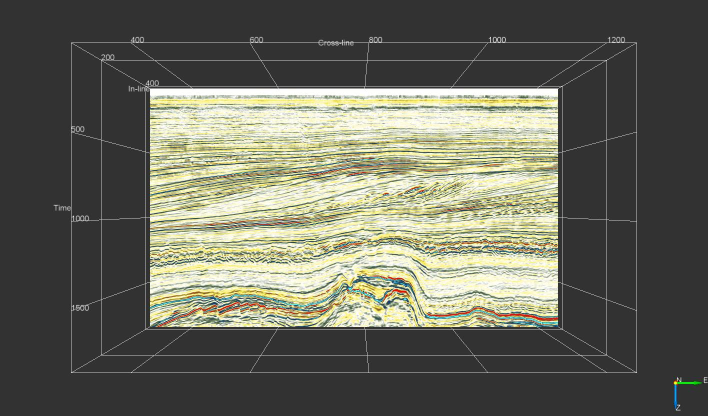
#> input picture OrgPorject_Seis.jpg, 1416 x 831 px, found by its file name (shown at 1/2 size)
$ python Test_Image_Comparison.py   (older library calls are emulated)
#> lines starting #> are read from the running program, lines starting #| are printed output that depends on the picture; after the words box and inside, x2 and y2 are one past the last pixel; in counts of white or black regions, pixels touching at a corner belong together; long printed decimals are rounded
#!/usr/bin/env python
# coding: utf-8

# In[35]:


import skimage
from skimage import io
from skimage import color
from skimage import data
from pylab import *
from skimage import draw
from skimage import exposure
from skimage.filters import threshold_local
from skimage import transform as tr
from skimage import measure

import cv2


# In[36]:


org_seis = cv2.imread('D:\\OfficeWork\\imagesforscript\\OrgPorject_Seis.jpg')
#> org_seis is the input picture: shape (831, 1416, 3); mean B, G, R 91.6, 103.8, 103.1
imp_seis = cv2.imread('D:\\OfficeWork\\imagesforscript\\Imported_Seis.jpg')
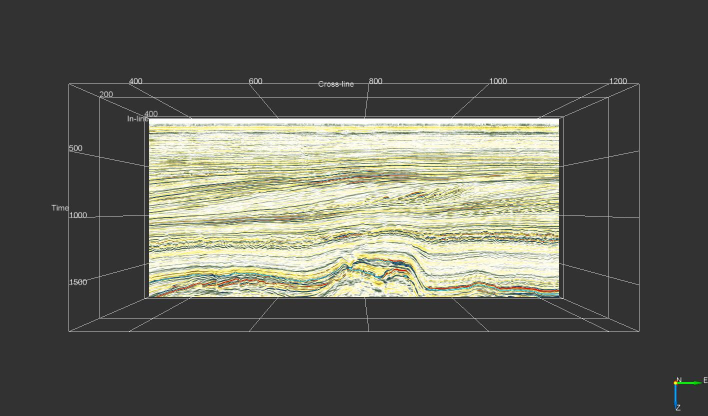
#> input picture Imported_Seis.jpg, 1416 x 831 px, found by its file name (shown at 1/2 size)
#> imp_seis is the input picture: shape (831, 1416, 3); mean B, G, R 83.6, 92.3, 91.8

#TestCases
personal_seis = cv2.imread('D:\\OfficeWork\\imagesforscript\\FromPersonalLaptop.jpg')
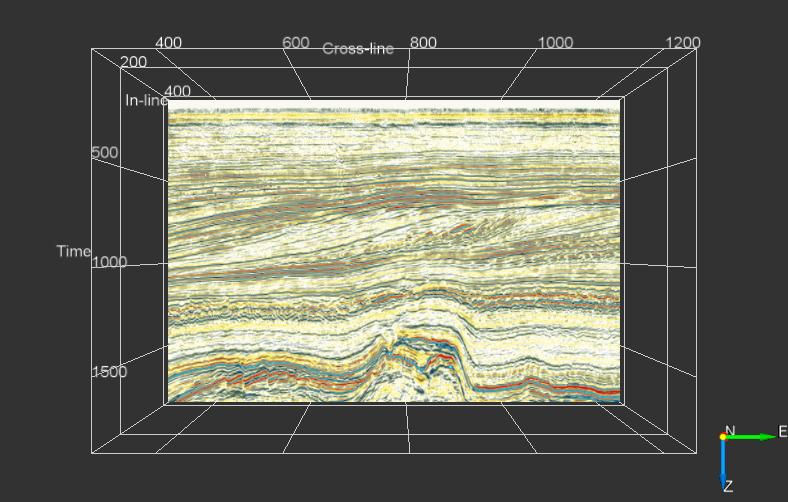
#> input picture FromPersonalLaptop.jpg, 788 x 502 px, found by its file name
#> personal_seis is the input picture: shape (502, 788, 3); mean B, G, R 93.3, 105.8, 105.3
inl500_seis = cv2.imread('D:\\OfficeWork\\imagesforscript\\inl500.jpg')
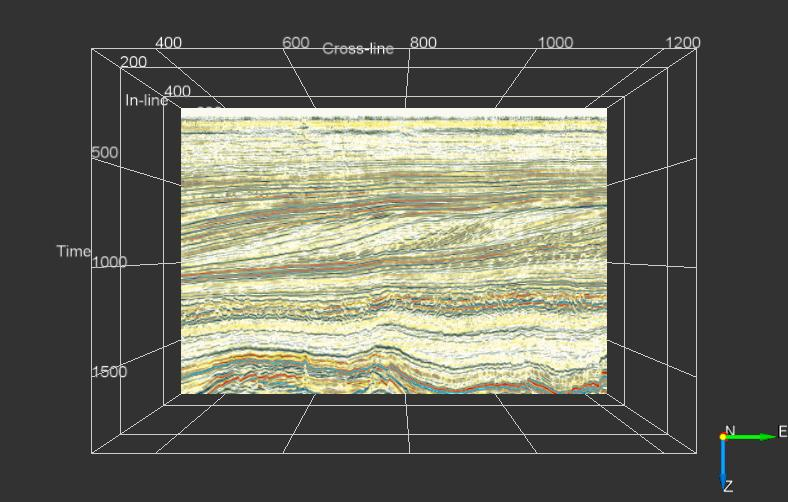
#> input picture inl500.jpg, 788 x 502 px, found by its file name
#> inl500_seis is the input picture: shape (502, 788, 3); mean B, G, R 89.5, 100.6, 100
OriginalSeismic_TestCase_seis = cv2.imread('D:\\OfficeWork\\imagesforscript\\OriginalSeismic_TestCase.jpg')
inl425_4DSMF_mirrored_seis = cv2.imread('D:\\OfficeWork\\imagesforscript\\inl425_4DSMF_mirrored.jpg')
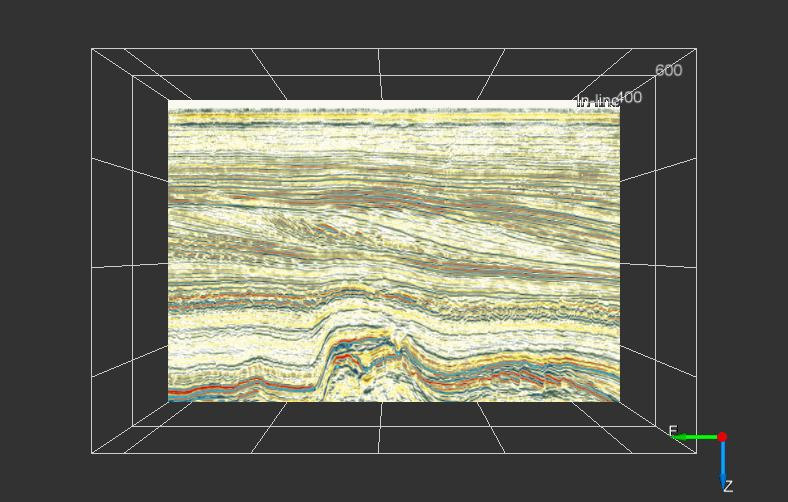
#> input picture inl425_4DSMF_mirrored.jpg, 788 x 502 px, found by its file name
#> inl425_4DSMF_mirrored_seis is the input picture: shape (502, 788, 3); mean B, G, R 92.1, 104.5, 104
chimney_seis = cv2.imread('D:\\OfficeWork\\imagesforscript\\chimney.jpg')
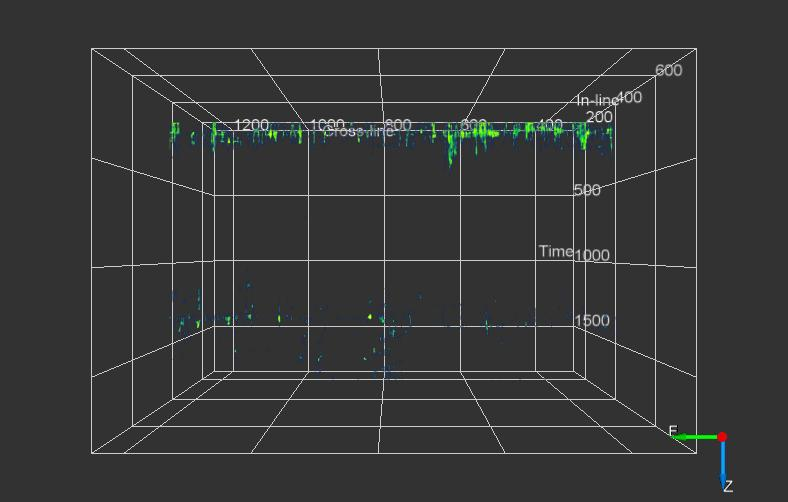
#> input picture Chimney.jpg, 788 x 502 px, found by its file name
#> chimney_seis is the input picture: shape (502, 788, 3); mean B, G, R 55.7, 55.9, 54.9


# In[46]:


#FUNCTIONS
def mse( org_image, imp_image ):
    height = org_image.shape[0]
    width = org_image.shape[1]
    diff = cv2.subtract(org_image, imp_image, dtype=cv2.CV_32F )
    err = np.sum( diff**2 )
    mse = err/(float(height*width))
    return mse

def image_reSize( image, ratio ):
#> called with ratio = 0.5
    length = int( image.shape[1] * ratio )
#> length = 708
    width = int( image.shape[0] * ratio )
#> width = 415
    dim = ( length, width )
#> dim = (708, 415)
    return cv2.resize(image, dim, interpolation = cv2.INTER_AREA )

def plot( image ):
    plt.figure(figsize=(16,10))
    return plt.imshow( image )

def bw_scanner(image):
    gray = cv2.cvtColor(image, cv2.COLOR_BGR2GRAY)
    T = threshold_local(gray, 21, offset = 5, method = "gaussian")
    return (gray > T).astype("uint8") * 255

def seismicCropImage( image ):
    resize_ratio =  0.5
    seis = image_reSize( image.copy(), resize_ratio )
    seis_gray = cv2.cvtColor( seis, cv2.COLOR_BGR2GRAY )
    # Get rid of noise with Gaussian Blur filter
    blurred = cv2.GaussianBlur( seis_gray, (7,7), 0 )

    # Detect white regions
    rectKernel = cv2.getStructuringElement(cv2.MORPH_RECT, (5, 5))
    dilated = cv2.dilate(blurred,rectKernel)

    rectKernel = cv2.getStructuringElement(cv2.MORPH_RECT, (11,11))
    eroded = cv2.erode(dilated,rectKernel)

    eroded_edged = cv2.Canny(eroded, 100, 200, apertureSize=3)
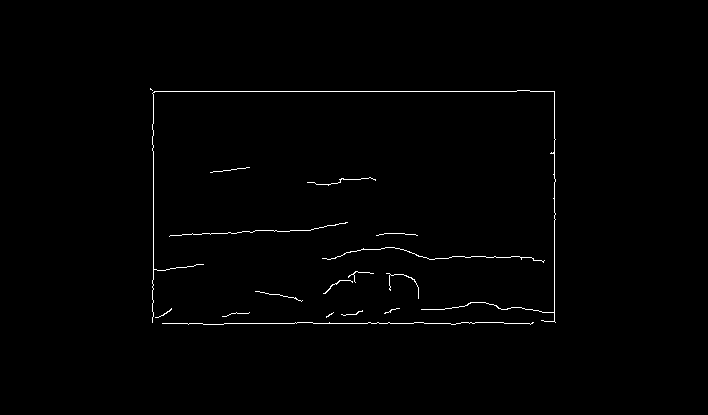
#> eroded_edged: shape (415, 708); 0.8% white in thin lines or dots, all inside (x1, y1, x2, y2) = (150, 88, 556, 325)

    contours, hierarchy = cv2.findContours(eroded_edged, cv2.RETR_TREE, cv2.CHAIN_APPROX_SIMPLE)
#> contours = 17 contours, all with area under 20
    image_with_contours = cv2.drawContours(seis.copy(), contours, -1, (255,0,0), 1)

    seismic_window_contour = sorted(contours, key = cv2.contourArea, reverse = True)[:1]
#> seismic_window_contour = 1 contour, all with area under 20
    image_with_seismic_window_contour = cv2.drawContours(seis.copy(), seismic_window_contour, -1, (0,255,0), 1)

    actual_seismic_image = seis
    for c in seismic_window_contour:
        x,y,w,h = cv2.boundingRect(c)
        actual_seismic_image = seis[y:y+h, x:x+w]
        print("Seismic Contour Window Applied")
        break
#> this loop made 1 pass
#> (x, y, w, h) on pass 1: (152, 90, 404, 233)
#| Seismic Contour Window Applied

    return actual_seismic_image

def finalMSEImageAdjustmentAndCalc( testimage, origimage ):
    testimage_sec = np.float32(testimage.copy())
    testimage_sec = cv2.cvtColor( testimage_sec, cv2.COLOR_BGR2GRAY )
    origimage_resize = tr.resize( origimage, (testimage_sec.shape[0],testimage_sec.shape[1]) )
    mse_comp = mse( origimage_resize, testimage_sec )
    print( "MSE : " + str(mse_comp) )


# In[47]:


plot(org_seis)
org_seis_sec = seismicCropImage(org_seis)
plot(org_seis_sec)
plot(org_seis)


# In[48]:


imp_seis_sec = seismicCropImage(imp_seis)
#> in seismicCropImage (call 2), `eroded_edged = cv2.Canny(eroded, 100, 200, apertureSize=3)`: eroded_edged: shape (415, 708); 0.52% white in thin lines or dots, all inside (x1, y1, x2, y2) = (149, 119, 556, 298)
#> in seismicCropImage (call 2), `contours, hierarchy = cv2.findContours(eroded_edged, cv2.RETR_TREE, cv..`: contours = 5 contours, all with area under 20
#> the loop in seismicCropImage (call 2), `for c in seismic_window_contour:` made 1 pass
#> (x, y, w, h) on pass 1: (149, 119, 407, 174)
#| Seismic Contour Window Applied
plot(imp_seis_sec)


# In[49]:


#converting image to GrayScale
org_seis_sec = np.float32(org_seis_sec)
imp_seis_sec = np.float32(imp_seis_sec)

org_seis_sec = cv2.cvtColor( org_seis_sec, cv2.COLOR_BGR2GRAY )
#> org_seis_sec: shape (233, 404) float32
imp_seis_sec = cv2.cvtColor( imp_seis_sec, cv2.COLOR_BGR2GRAY )
#> imp_seis_sec: shape (174, 407) float32

#Resize Images
print("Before : Original Seismic Shape")
print(org_seis_sec.shape)
#| (233, 404)

print("Before : Imported Seismic Shape")
print(imp_seis_sec.shape)
#| (174, 407)

org_seis_sec_resize = tr.resize( org_seis_sec, (imp_seis_sec.shape[0],imp_seis_sec.shape[1]) )

print("After : Original Seismic Shape")
print(org_seis_sec_resize.shape)
#| (174, 407)

print("After : Imported Seismic Shape")
print(imp_seis_sec.shape)
#| (174, 407)

print("Plotting Original Seismic after processing")
plot(org_seis_sec)

print("Plotting Imported Seismic section after processing")
plot(imp_seis_sec)

mse_comp = mse( org_seis_sec_resize, imp_seis_sec )
#> in mse, `err = np.sum( diff**2 )`: err = 88762368
#> in mse, `mse = err/(float(height*width))`: mse = 1253.4
#> mse_comp = 1253.4
print( "MSE : " + str(mse_comp) )
#| MSE : 1253.387


# In[50]:


inl500_seis_sec = seismicCropImage(inl500_seis)
#> in seismicCropImage (call 3), `eroded_edged = cv2.Canny(eroded, 100, 200, apertureSize=3)`: eroded_edged: shape (251, 394); 0.78% white in thin lines or dots, all inside (x1, y1, x2, y2) = (93, 56, 301, 195)
plot(inl500_seis_sec)
finalMSEImageAdjustmentAndCalc(inl500_seis_sec,org_seis_sec)
#> in finalMSEImageAdjustmentAndCalc, `mse_comp = mse( origimage_resize, testimage_sec )`: mse_comp = 1587.9
#| MSE : 1587.934


# In[51]:


personal_seis_sec = seismicCropImage(personal_seis)
#> in seismicCropImage (call 4), `eroded = cv2.erode(dilated,rectKernel)`:
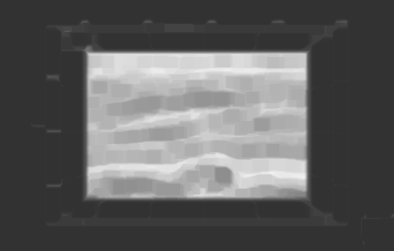
#> eroded: shape (251, 394); min 50, max 240, mean 95.9
#> in seismicCropImage (call 4), `contours, hierarchy = cv2.findContours(eroded_edged, cv2.RETR_TREE, cv..`: contours = 4 contours, all with area under 20
#> the loop in seismicCropImage (call 4), `for c in seismic_window_contour:` made 1 pass
#> (x, y, w, h) on pass 1: (86, 52, 221, 149)
#| Seismic Contour Window Applied
plot(personal_seis_sec)
finalMSEImageAdjustmentAndCalc(personal_seis_sec,org_seis_sec)
#| MSE : 1675.393


# In[52]:


#> (the run stopped early here; a loop or call above may not have finished)
